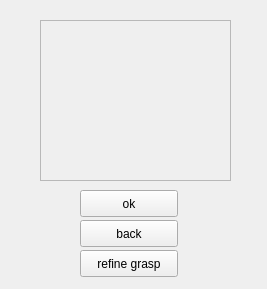
<?xml version="1.0" encoding="UTF-8"?>
<ui version="4.0">
 <class>GraspSelectionView</class>
 <widget class="QWidget" name="GraspSelectionView">
  <property name="geometry">
   <rect>
    <x>0</x>
    <y>0</y>
    <width>267</width>
    <height>289</height>
   </rect>
  </property>
  <property name="windowTitle">
   <string>Form</string>
  </property>
  <widget class="QFrame" name="renderArea">
   <property name="geometry">
    <rect>
     <x>40</x>
     <y>20</y>
     <width>191</width>
     <height>161</height>
    </rect>
   </property>
   <property name="frameShape">
    <enum>QFrame::StyledPanel</enum>
   </property>
   <property name="frameShadow">
    <enum>QFrame::Raised</enum>
   </property>
  </widget>
  <widget class="QPushButton" name="buttonOk">
   <property name="geometry">
    <rect>
     <x>80</x>
     <y>190</y>
     <width>98</width>
     <height>27</height>
    </rect>
   </property>
   <property name="text">
    <string>ok</string>
   </property>
  </widget>
  <widget class="QPushButton" name="buttonRefineGrasp">
   <property name="geometry">
    <rect>
     <x>80</x>
     <y>250</y>
     <width>98</width>
     <height>27</height>
    </rect>
   </property>
   <property name="text">
    <string>refine grasp</string>
   </property>
  </widget>
  <widget class="QPushButton" name="buttonBack">
   <property name="geometry">
    <rect>
     <x>80</x>
     <y>220</y>
     <width>98</width>
     <height>27</height>
    </rect>
   </property>
   <property name="text">
    <string>back</string>
   </property>
  </widget>
 </widget>
 <resources/>
 <connections/>
</ui>
